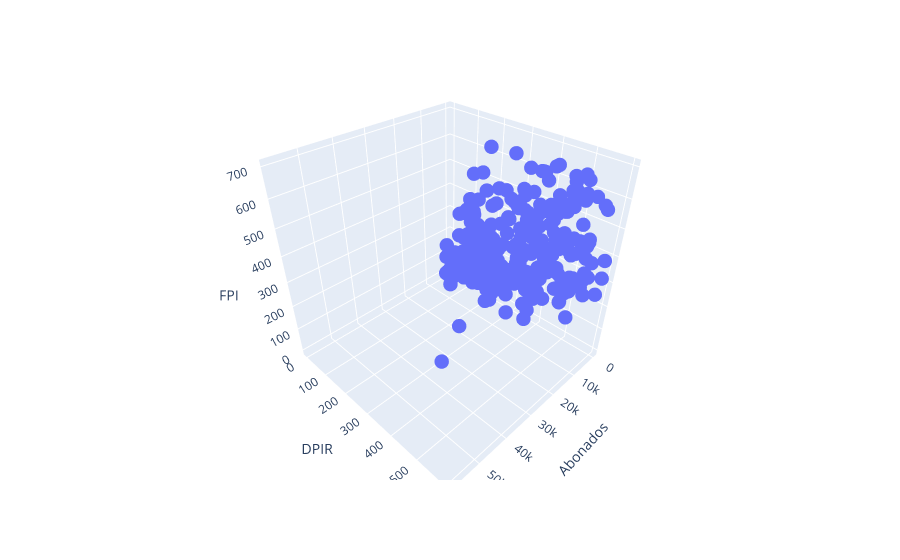

The cell this chart's notebook holds for it:
### Code cell
# Análisis exploratorio gráfica de los datos
fig = px.scatter_3d(datosB, x="Abonados", y="DPIR", z="FPI")
fig.update_traces(
    textfont=dict(
        family="Arial",
        size=18,
        color="crimson"  # Change this to your desired color
    ),
    marker=dict(
        size=5
        #color='rgba(135, 206, 250, 0.8)'  # Marker color
    )
)
fig.show()

### Figure 1 — Plotly figure (JSON) as saved in the notebook; plotly's stock layout.template omitted (floating-point values rounded to 4 significant figures; data arrays with more than 128 entries replaced by an {"elided": "..."} marker saying what was removed)
{"data": [{"hovertemplate": "Abonados=%{x}<br>DPIR=%{y}<br>FPI=%{z}<extra></extra>", "legendgroup": "", "marker": {"color": "#636efa", "size": 5, "symbol": "circle"}, "mode": "markers", "name": "", "scene": "scene", "showlegend": false, "textfont": {"color": "crimson", "family": "Arial", "size": 18}, "type": "scatter3d", "x": {"elided": "352 int values"}, "y": {"elided": "352 int values"}, "z": {"elided": "352 int values"}}], "layout": {"legend": {"tracegroupgap": 0}, "margin": {"t": 60}, "scene": {"domain": {"x": [0, 1], "y": [0, 1]}, "xaxis": {"title": {"text": "Abonados"}}, "yaxis": {"title": {"text": "DPIR"}}, "zaxis": {"title": {"text": "FPI"}}}}}
